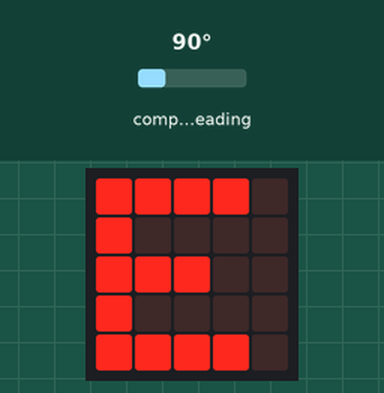
A program run on a simulated BBC micro:bit running MicroPython. On the bench: the board's 5×5 LED display. The test bench sets the inputs (shaded band); at power-on: compass heading 90°. The compass is already calibrated.

Above: at 1.2 s.
1.3 s: compass heading set to 50°
2.8 s: compass heading set to 40°
At 3.4 s:
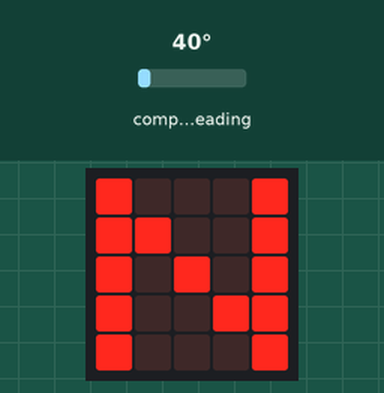
4.3 s: compass heading set to 180°
At 4.6 s:
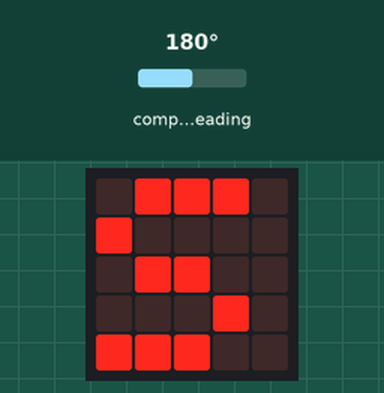
5.8 s: compass heading set to 219°
7.3 s: compass heading set to 231°
At 8.0 s:
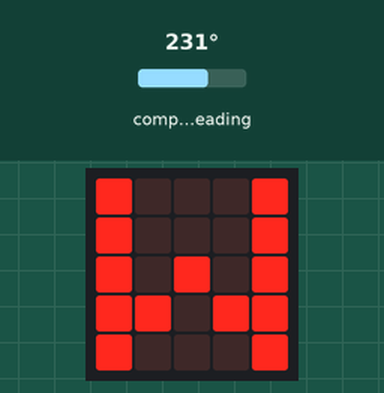
8.8 s: compass heading set to 7°
At 9.2 s:
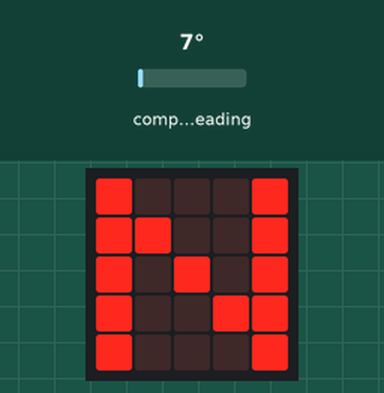
Timing chart, 0 to 11.3 s (numbered marks = the images above; inputs shaded):
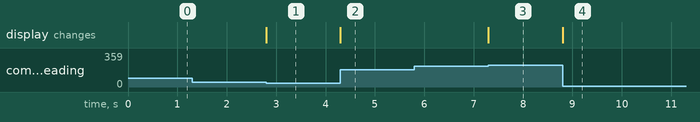

The program:

testcampass.py
```python
from microbit import *
D = ['N', 'NW', 'W', 'SW', 'S', 'SE', 'E', 'NE']

while True:
    angle = compass.heading()
    if angle < 45:
        D = 'N'

    elif angle < 135:
        D = 'E'

    elif angle < 225:
        D = 'S'

    elif angle < 315:
        D = 'W'
    else:
        D = 'N'
    display.show(D)
```

Measured:
- the behaviour switches between 45 and 44° on compass heading (found by bisection; images 0 and 1)
- the behaviour switches between 224 and 225° on compass heading (found by bisection; images 2 and 3)
- after the input at 1.3 s, every drawn part: stays the same
- after the input at 2.8 s, the display: changes at once (image 1)
- after the input at 4.3 s, the display: changes at once (image 2)
- after the input at 5.8 s, every drawn part: stays the same
- after the input at 7.3 s, the display: changes at once (image 3)
- after the input at 8.8 s, the display: changes at once (image 4)
